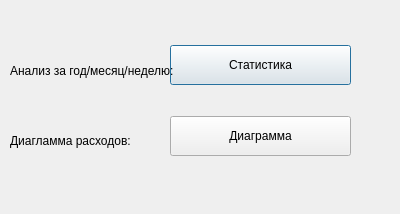
<?xml version="1.0" encoding="UTF-8"?>
<ui version="4.0">
 <class>Dialog</class>
 <widget class="QDialog" name="Dialog">
  <property name="geometry">
   <rect>
    <x>0</x>
    <y>0</y>
    <width>400</width>
    <height>214</height>
   </rect>
  </property>
  <property name="windowTitle">
   <string>Dialog</string>
  </property>
  <widget class="QWidget" name="verticalLayoutWidget">
   <property name="geometry">
    <rect>
     <x>170</x>
     <y>20</y>
     <width>181</width>
     <height>161</height>
    </rect>
   </property>
   <layout class="QVBoxLayout" name="verticalLayout">
    <item>
     <widget class="QPushButton" name="analyseButton">
      <property name="enabled">
       <bool>true</bool>
      </property>
      <property name="minimumSize">
       <size>
        <width>0</width>
        <height>40</height>
       </size>
      </property>
      <property name="text">
       <string>Статистика</string>
      </property>
     </widget>
    </item>
    <item>
     <widget class="QPushButton" name="diagramButton">
      <property name="minimumSize">
       <size>
        <width>0</width>
        <height>40</height>
       </size>
      </property>
      <property name="text">
       <string>Диаграмма</string>
      </property>
     </widget>
    </item>
   </layout>
  </widget>
  <widget class="QLabel" name="label">
   <property name="geometry">
    <rect>
     <x>10</x>
     <y>50</y>
     <width>181</width>
     <height>41</height>
    </rect>
   </property>
   <property name="text">
    <string>Анализ за год/месяц/неделю:</string>
   </property>
  </widget>
  <widget class="QLabel" name="label_2">
   <property name="geometry">
    <rect>
     <x>10</x>
     <y>130</y>
     <width>171</width>
     <height>21</height>
    </rect>
   </property>
   <property name="text">
    <string>Диагламма расходов:</string>
   </property>
  </widget>
 </widget>
 <resources/>
 <connections/>
</ui>
